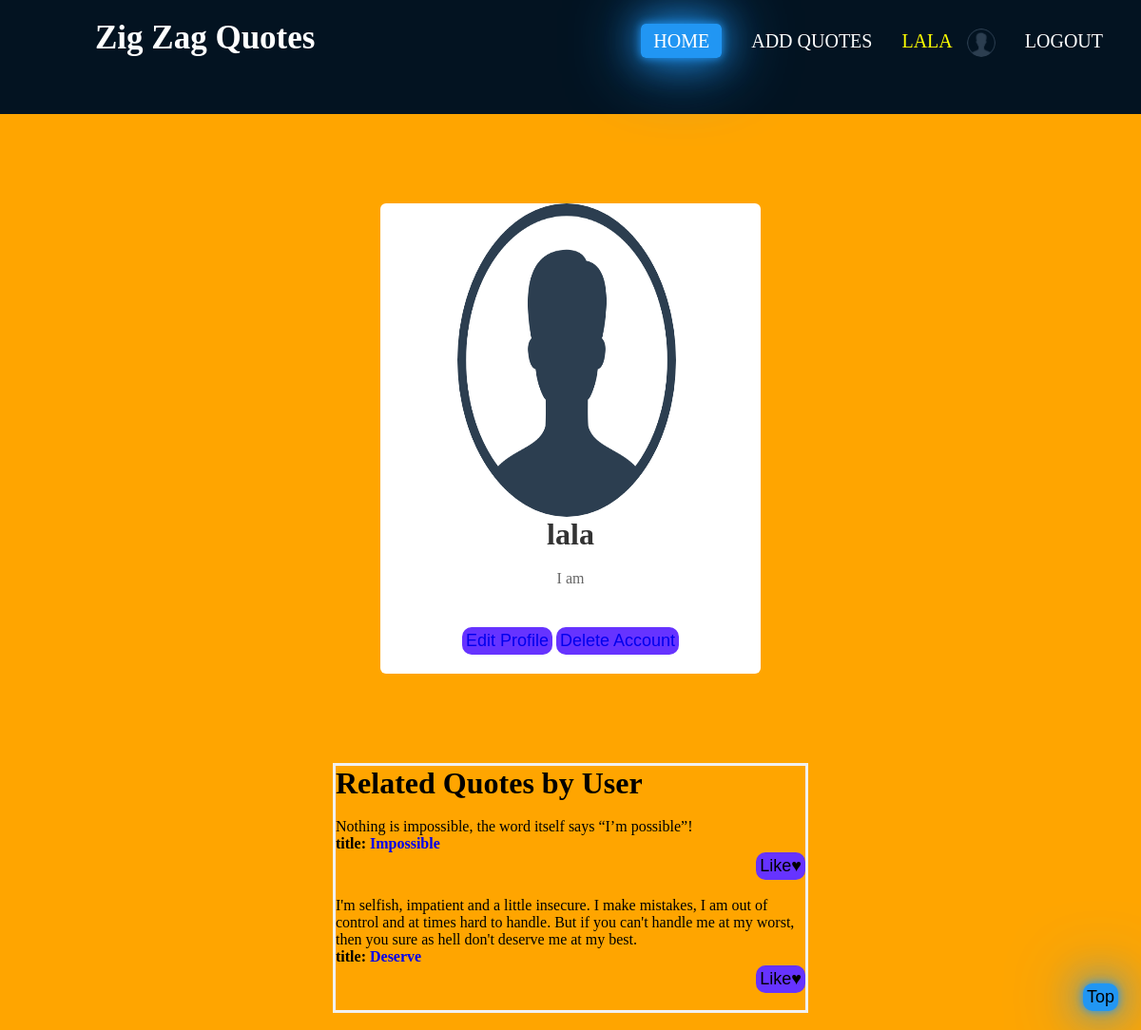
/account/1/profile/ (signed in), run on the app's committed database.
### quotes/models.py (models this page shows, shortened)
class Profile(models.Model):
    profile_pic = models.ImageField(default="profile.png", upload_to='images/', blank=True, null=True)
    user = models.OneToOneField(settings.AUTH_USER_MODEL, on_delete=models.CASCADE)
    bio = models.CharField(max_length=250, default="I am")
    date_of_birth = models.DateField(blank=True, null=True)
    facebook_url = models.CharField(max_length=250, null=True, blank=True)
    youtube_url = models.CharField(max_length=250, null=True, blank=True)
    twitter_url = models.CharField(max_length=250, null=True, blank=True)
    linkedin_url = models.CharField(max_length=250, null=True, blank=True)
    instagram_url = models.CharField(max_length=250, null=True, blank=True)

class Quote(models.Model):
    author = models.ForeignKey(settings.AUTH_USER_MODEL, on_delete=models.CASCADE, related_name='quotes')
    title = models.CharField(max_length=250)
    body = models.TextField()
    users_like = models.ManyToManyField(settings.AUTH_USER_MODEL, related_name='Quotes_liked', blank=True)
    time = models.DateTimeField(auto_now_add=True, db_index=True)
    category = models.CharField(max_length=250, default='Popular Quote')

### account/views.py (the view)
# urls.py: path('<str:pk>/profile/', ProfilePage.as_view(), name='profile_page'),
class ProfilePage(generic.DetailView):
    model = apps.get_model('quotes', 'Profile')
    template_name = "registration/profile_page.html"
    def get_context_data(self, **kwargs):
        context = super().get_context_data(**kwargs)
        Profile = apps.get_model('quotes', 'Profile')
        Quote = apps.get_model('quotes', 'Quote')
        query1 = Profile.objects.get(id=self.kwargs['pk'])
        context['post'] = Quote.objects.filter(author=query1.user)
        context['post_len'] = len(Quote.objects.filter(author=query1.user))
        context['query'] = query1
        return context

### account/templates/registration/profile_page.html (shortened to what this page needs)
{% extends "home_layout.html" %}
{% load static %}
{% block content %}
    {% if query.profile_pic %}
            <img class="image" src="{{query.profile_pic.url}}">&ensp;
                {% else %}<img class="image" src="{% static 'profile.png' %}">
    {% endif %}
    {% if query.user.first_name %}
        <h2 class="name">{{query.user.first_name}} {{query.user.last_name}}</h2>
    {% else %}
        <h2 class="name">{{query.user}}</h2>
    {% endif %}
    <p class="dob">
        {{query.bio}}<br>
    </p>
    {% if query.user == user %}
        <br><button><a href="{% url 'edit_profile' %}">Edit Profile</a></button>
        <button><a href="{% url 'user_delete' user.pk %}"> Delete Account</a></button>
    {% endif %}
{% endblock %}
{% block footer %}
<h1>Related Quotes by User</h1><br>
{% if post_len > 0 %}
    {% for post in post %}
    {% if post.title %}
              <blockquote >{{post.body|safe}}</blockquote>
              <h4>title: <a  href="{% url 'quotes:quote_detail' post.pk post.category|slugify %}">{{post.title|safe}}</a></h4>
              <form action="{% url 'quotes:quote_like' post.pk %}" method ="POST" style="text-align:right;">
                   <input type="submit" value="Like&#9829;">
              </form><br>
    {% endif %}
         {% endfor %}
{% else %}
    <p>No Post Created............</p>
{% endif %}
{% endblock %}

### quotes/templates/home_layout.html (shortened to what this page needs)
{% load static %}
<html>
{% load static %}
<head>
</head>
<body>
<nav>
    <small class="logo"><a class="active" href="{% url 'quotes:home' %}" style="color:white;box-shadow:none;background:none;">Zig Zag Quotes</a></small>
    <ul>
        <li><a class="active" href="{% url 'quotes:home' %}">home</a></li>
        <li><a href="{% url 'quotes:add_quotes' %}">Add Quotes</a></li>
        {% if request.user.is_authenticated %}
            <li><a  href="{% url 'profile_page' user.profile.id %}" style="color: yellow; box-shadow:none; padding:0; background: none;">
                {{user.username}}&ensp;
                {% if user.profile.profile_pic %}<img class="image1" src="{{user.profile.profile_pic.url}}">
                {% else %}<img class="image1" src="{% static 'profile.png' %}">
                {% endif %}
            </a></li>
            <li><a href="{% url 'logout' %}">Logout</a></li>
        {% else %}
            <li><a href="{% url 'login' %}">Log-in</a></li>
            <li><a href="{% url 'register' %}">Register</a></li>
        {% endif %}
    </ul>
</nav><br>
     <br>
     <br>
    <div class="content">
        {% block content %}
        {% endblock %}
     </div><br><br><br>
    <div class="footer">
        {% block footer %}
        {% endblock %}
     </div><br>
<button onclick="topFunction()" id="myBtn" title="Go to top">Top</button>
</body>
</html>

### quotes/templates/home_layout.html (style rules this page uses)
* { padding: 0; margin: 0; text-decoration: none; list-style: none; box-sizing: border-box; }
h2 { font-size: 50px; color: #33ffff; }
p { font-size: 20px; color: blue; }
body { background: orange; }
nav { background: #031321; height: 120px; width: 100% }
small.logo { color: white; font-size: 35px; line-height: 80px; padding: 0 100px; font-weight: bold; }
nav ul { float: right; margin-right: 20px; padding: 30px 0 0 0; }
nav ul li { display: inline-block; line-height: 20px; margin: 0 7px; }
nav ul li a { color: white; font-size: 20px; padding: 7px 13px; border-radius: 5px; text-decoration: none; text-transform: uppercase; }
#myBtn { display: block; position: fixed; bottom: 20px; right: 2%; cursor: pointer; }
.active, #myBtn, a:hover { background: #2196f3; box-shadow: 0 0 10px #2196f3, 0 0 40px #2196f3, 0 0 80px #2196f3; transition: .5s; }
.image1 { vertical-align: middle; width: 30px; height: 30px; border-radius: 50%; }
input, button, label { border-radius: 10px; border: none; padding: 4px; color: #000; background-color: #6633FF; font-size: 18px; }

### account/templates/registration/profile_page.html (style rules this page uses)
.image { vertical-align: middle; width: 230px; height: 330px; border-radius: 50%; }
.content { width: 400px; margin: 40px auto 40px; background-color: #fff; padding: 0 20px 20px; border-radius: 6px; text-align: center; }
.name { font-size: 32px; font-weight: 600; margin-bottom: 15px; color: #333; }
.bio,.dob { font-size: 16px; line-height: 26px; margin-bottom: 20px; color: #666; }

### data on the page
Profile: profile_pic (placeholder picture), user.first_name "lala", bio "I am"
Quote: body "Nothing is impossible, the word itself says “I’m possible”!", title "Impossible"
Quote: body "I'm selfish, impatient and a little insecure. I make mistakes, I am out of control and at times hard to handle. But if you can't handle me at my worst, then you sure as hell don't deserve me at my best.", title "Deserve"

### other printed values
{{ user.username }} "LALA"
